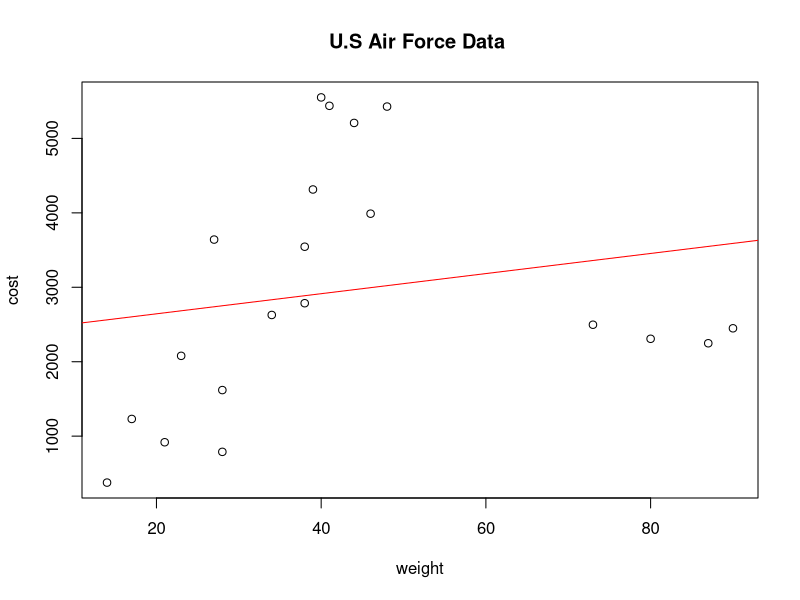
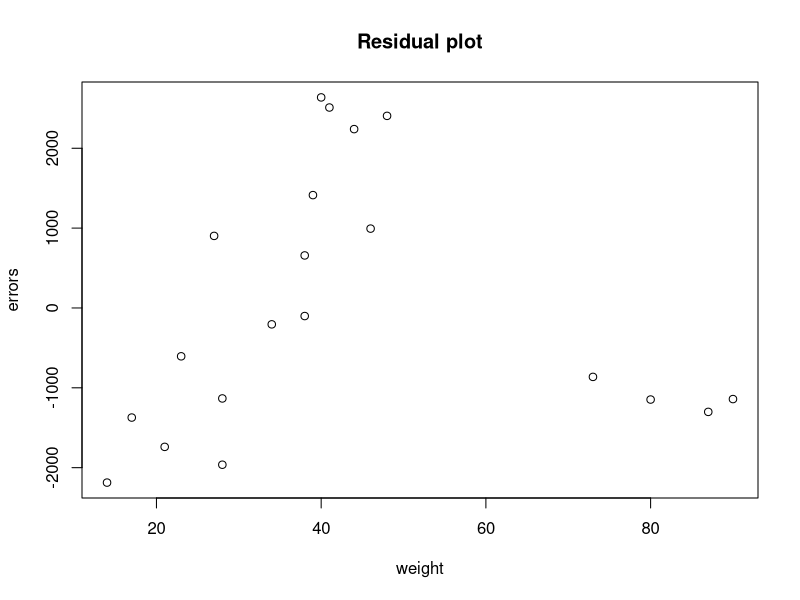
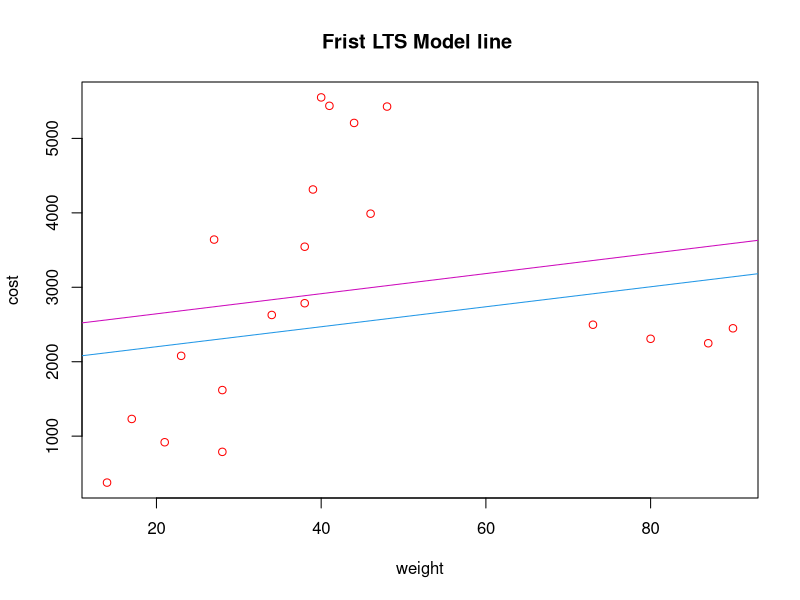
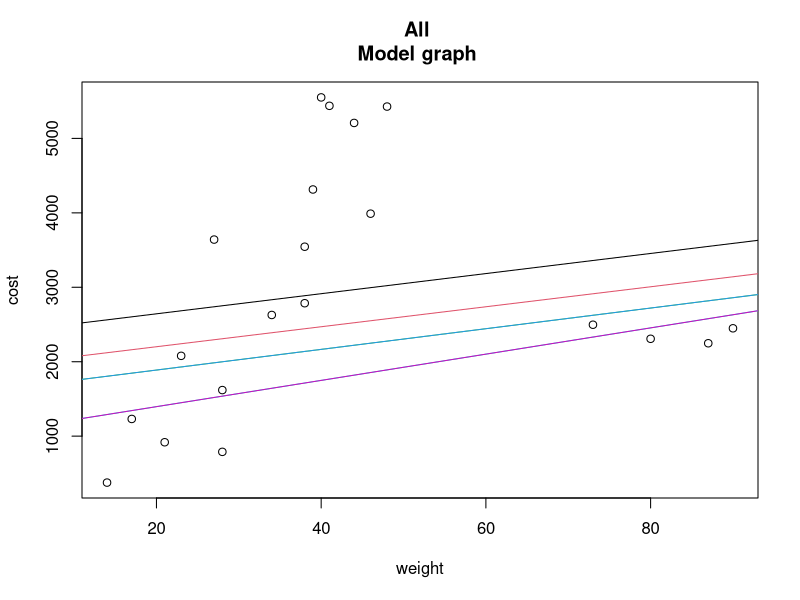

Write R code to recreate these figures, in order.
## U.S Air Force Data 
## Cost and Weight
cost <- c(2449, 2248, 3545, 789, 1619, 2079, 918, 1231, 3641, 4314, 2628, 3989, 
          2308, 376, 5428, 2786, 2497, 5551, 5208, 5438)
weight <-c(90, 87, 38, 28, 28, 23, 21, 17, 27, 39, 34, 46, 80, 14, 48, 38, 73, 40, 44, 
           41)


## Graph
plot(weight, cost, main = "U.S Air Force Data ")
abline(lm(cost~weight), col = "red") ## SL fit line

## create a data frame
myData <- data.frame(cost,weight)

## LS model Fit And Take Residuals
LS <- lm(cost ~ weight, data= myData)
errors <- LS$residuals
myData$residual <- errors
sort(errors)

## Graph of Residual
plot(weight, errors, main = "Residual plot")
## trimmed the data 
n = 20
p = 1
alpha = .20      
## 20% data trimmed
h = ((1-alpha)*n)+((p+1)/2)
## 3 large residual omit from data respectively
## trim data collection
t1.data <- myData[myData$residual < 2405, ] 
t1.data

## model fit with trim data
LTS_model_1 <- lm(cost ~ weight,data = t1.data)

## See the model cofficient 
LTS_model_1
##Graph
plot(weight, cost, main = "Frist LTS Model line ",
     col = "red")
abline(LTS_model_1, col = 4)
abline(lm(cost~weight), col = 6)


## again check residual omit h obs.
t1.data$residual <- LTS_model_1$residuals
n=17
alpha = .2
p=1
h = ((1-alpha)*n)+((p+1)/2) ## h =14.6 close to 15
# sort Residuals 
sort(t1.data$residual) ## sort residuals and omit 2 large residauls 

t2.data <- t1.data[t1.data$residual < 1857, ]
LTS_model_2 <- lm(cost ~ weight, data = t2.data ) 
## LTS 2 model
## trimmed three data
t3.data <- t2.data[t2.data$residual < 1655, ]
LTS_model_3 <- lm(cost ~ weight, data = t3.data ) 
## LTS 3 model
t3.data$residual <- LTS_model_3$residuals
sort(t3.data$residual)
## trimmed  four data
t4.data <- t3.data[t3.data$residual < 1406, ]
LTS_model_4 <- lm(cost ~ weight, data = t4.data ) 
## LTS 4 model
t4.data$residual <- LTS_model_4$residuals
sort(t4.data$residual)

## trim five data
t5.data <- t4.data[t4.data$residual < 1071.84893, ]
LTS_model_5 <- lm(cost ~ weight, data = t5.data ) 
## LTS 5 model
t4.data <- t3.data[t3.data$residual < 1406, ]
LTS_model_4 <- lm(cost ~ weight, data = t4.data ) 
## LTS 4 model
t4.data$residual <- LTS_model_4$residuals
sort(t4.data$residual)

## all model graph
plot(weight, cost, main = "All 
Model graph ")
abline(lm(cost~weight))
abline(LTS_model_1, col= 2)
abline(LTS_model_2, col= 3)
abline(LTS_model_3, col= 4)
abline(LTS_model_4, col= 5)
abline(LTS_model_5, col= 6)
